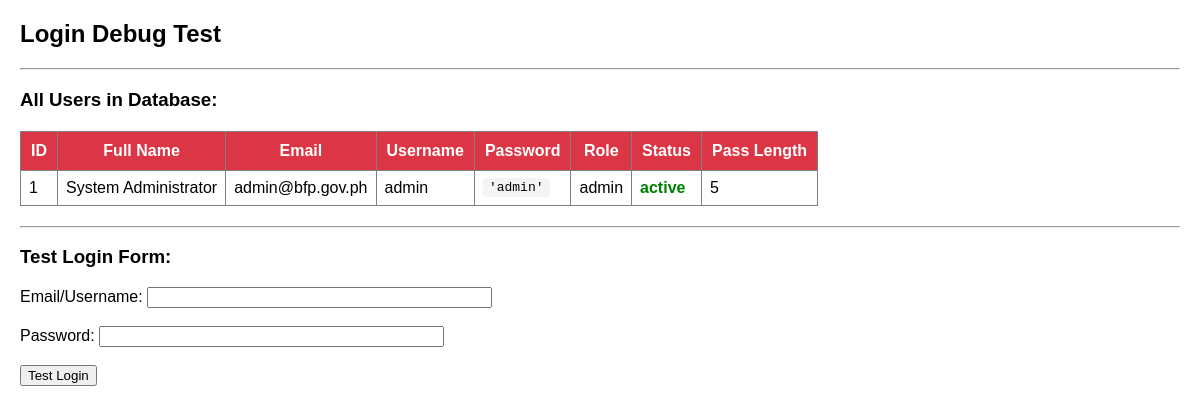
The page /utility/test_login.php on the database its author committed.
### tables this page shows
CREATE TABLE IF NOT EXISTS `user` (
  `id` INT(11) NOT NULL AUTO_INCREMENT,
  `fullname` VARCHAR(255) NOT NULL,
  `username` VARCHAR(255) DEFAULT NULL,
  `email` VARCHAR(255) NOT NULL,
  `password` VARCHAR(255) NOT NULL,
  `address` VARCHAR(500) DEFAULT NULL,
  `phone_number` VARCHAR(50) DEFAULT NULL,
  `role` VARCHAR(50) NOT NULL COMMENT 'admin, inspector, owner, Chief, CRO',
  `status` VARCHAR(20) NOT NULL DEFAULT 'active' COMMENT 'active, inactive',
  `createdAt` TIMESTAMP NOT NULL DEFAULT CURRENT_TIMESTAMP,
  PRIMARY KEY (`id`)
);

### utility/test_login.php (the view, shortened to what this page needs)
<?php
include 'db.php';
echo "<h2>Login Debug Test</h2>";
echo "<hr>";
$stmt = $conn->prepare("SELECT id, fullname, email, username, password, role, status FROM user");
$stmt->execute();
$result = $stmt->get_result();
echo "<h3>All Users in Database:</h3>";
echo "<table border='1' cellpadding='10'>";
echo "<tr><th>ID</th><th>Full Name</th><th>Email</th><th>Username</th><th>Password</th><th>Role</th><th>Status</th><th>Pass Length</th></tr>";
while ($row = $result->fetch_assoc()) {
    $passLength = strlen($row['password']);
    $passDisplay = htmlspecialchars($row['password']);
    $statusColor = strtolower(trim($row['status'])) === 'active' ? 'green' : 'red';
    echo "<tr>";
    echo "<td>{$row['id']}</td>";
    echo "<td>{$row['fullname']}</td>";
    echo "<td>{$row['email']}</td>";
    echo "<td>{$row['username']}</td>";
    echo "<td><code>'{$passDisplay}'</code></td>";
    echo "<td>{$row['role']}</td>";
    echo "<td style='color:{$statusColor}'><b>{$row['status']}</b></td>";
    echo "<td>{$passLength}</td>";
    echo "</tr>";
}
echo "</table>";
echo "<hr>";
echo "<h3>Test Login Form:</h3>";
echo "<form method='POST'>";
echo "Email/Username: <input type='text' name='test_email' value='' size='40'><br><br>";
echo "Password: <input type='text' name='test_password' value='' size='40'><br><br>";
echo "<input type='submit' value='Test Login'>";
echo "</form>";
?>

### utility/test_login.php (style rules this page uses)
table { border-collapse: collapse; margin: 20px 0; }
th { background-color: #dc3545; color: white; padding: 10px; }
td { padding: 8px; }
code { background-color: #f4f4f4; padding: 2px 6px; border-radius: 3px; }

### rows shown on the page
user: id "1", fullname "System Administrator", email "admin@bfp.gov.ph", username "admin", password "admin", role "admin", status "active", password "5"
